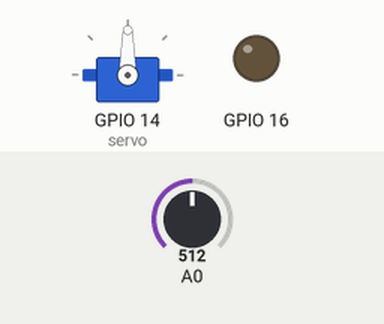
A sketch run on a simulated ESP8266 (NodeMCU). Parts: servo, output pins drawn as LEDs (lit = HIGH). Inputs (shaded band) come from the test bench; at power-on: A0 = 512. WiFi joins after 1.5 s; servers stay silent unless stated; network time is answered at once with the bench clock; the local clock reads 2024-03-15 10:24:30 at power-on unless the sketch sets it; what the sketch prints to the serial monitor is not drawn.

Above: at 0.1 s.
At 1.6 s:
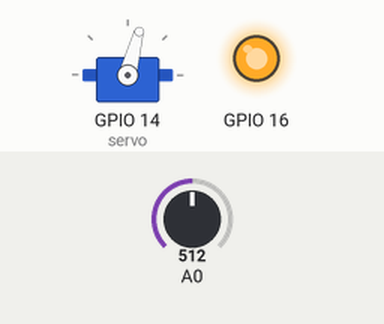
Timing chart, 0 to 3.1 s (numbered marks = the images above):
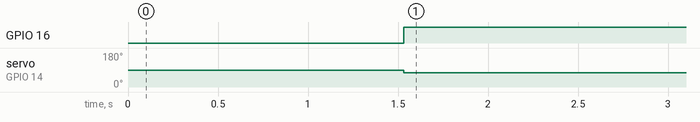

The sketch:

esp_r.ino
```cpp
#include <ESP8266WiFi.h>
#include <SPI.h>
#include <NTPClient.h>
#include <WiFiUdp.h>
#include <Servo.h>
#define DIV_R1 10000
#define DIV_R2 1000
Servo servo;
const char* ssid = ""; // Название wifi
const char* password = ""; // Пароль wifi
const long utcOffsetInSeconds = 10800;
WiFiUDP ntpUDP;
NTPClient timeClient(ntpUDP, "pool.ntp.org", utcOffsetInSeconds); // конфигураци времени
int servo_p = 90;
const int potPin = 5;
int potValue = 0;
void setup() {
  servo.attach(14);
  Serial.begin(9600);
  Serial.print("Connecting to ");
  Serial.println(ssid);
  WiFi.begin(ssid, password);
  while (WiFi.status() != WL_CONNECTED)
  {
    delay(500);
    Serial.print(".");
  }
  Serial.println("");
  Serial.println("WiFi connected.");
  Serial.println("IP address: ");
  Serial.println(WiFi.localIP());
  pinMode(16, OUTPUT);
  pinMode(potPin, INPUT);
  timeClient.begin();
}

void loop() {
  timeClient.update();
  //Serial.println(timeClient.getHours());
  potValue = analogRead(potPin)* ((DIV_R1 + DIV_R2) / DIV_R2) / 1024;
  if (potValue<12){
    digitalWrite(16, HIGH);
  }
  else{
    digitalWrite(16, LOW);
  }
  switch(int(timeClient.getHours()))
{
    case 0:
        servo_p = 75;
    case 1:
        servo_p = 75;
    case 2:
        servo_p = 75;
    case 3:
        servo_p = 75;
    case 4:
        servo_p = 75;
    case 5:
        servo_p = 75;
    case 6:
        servo_p = 75;
    case 7:
        servo_p = 77;
    case 8:
        servo_p = 77;
    case 9:
        servo_p = 80;
    case 10:
        servo_p = 85;
    case 11:
        servo_p = 87;
    case 12:
        servo_p = 90;
    case 13:
        servo_p = 90;
    case 14:
        servo_p = 95;
    case 15:
        servo_p = 95;
    case 16:
        servo_p = 100;
    case 17:
        servo_p = 105;
    case 18:
        servo_p = 75;
    case 19:
        servo_p = 75;
    case 20:
        servo_p = 75;
    case 21:
        servo_p = 75;
    case 22:
        servo_p = 75;
    case 23:
        servo_p = 75;

}
  servo.write(servo_p);
  Serial.print(servo_p);
  Serial.print(" ");
  Serial.print(int(timeClient.getHours()));
  Serial.print(" ");
  Serial.println(potValue);
}
//the code was written by Leonid Perkin
```

Measured:
- by itself, GPIO 16: LOW → HIGH at 1.5 s
- by itself, servo on GPIO 14 (servo): 90° → 75° at 1.5 s
